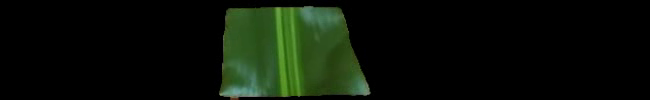
#> input picture frame 57 of TestImages/leaf_output.mp4, 650 x 100 px
$ python TemplateTracker.py
#> lines starting #> are read from the running program, lines starting #| are printed output that depends on the picture; after the words box and inside, x2 and y2 are one past the last pixel; in counts of white or black regions, pixels touching at a corner belong together
import os
import shutil
import cv2
import numpy as np


class Template:
    def __init__(self, band, bbox):
        self.band = band
        self.bbox = bbox

class TemplateTracker:
    def __init__(self, move_threshold, output_path, frame_select=1, template_refresh=10, contour_threshold=10, band_height=20):
        self.move_threshold = move_threshold
        self.output_path = output_path

        self.frame_select = frame_select
        self.template_refresh = template_refresh

        self.contour_threshold = contour_threshold
        self.band_height = band_height

        self.prev_frame = None
        self.template = None
        self.move_tracker = 0
        self.saved_frames = 0
        self.frame_count = 0

    def crop_leaf(self, frame):
        """
        Crop out the black borders around the leaf using thresholding and contour detection.
        Assumes that the leaf is the largest bright region in the frame.
        Returns the cropped leaf image and its bounding box.
        """
        gray = cv2.cvtColor(frame, cv2.COLOR_BGR2GRAY)
        _, mask = cv2.threshold(gray, self.contour_threshold, 255, cv2.THRESH_BINARY)
        contours, _ = cv2.findContours(mask, cv2.RETR_EXTERNAL, cv2.CHAIN_APPROX_SIMPLE)
        if not contours:
            return gray, (0, 0, frame.shape[1], frame.shape[0]), False
        largest = max(contours, key=cv2.contourArea)
        x, y, w, h = cv2.boundingRect(largest)
        return gray[y:y+h, x:x+w], (x, y, w, h), True

    def extract_template_band(self, template):
        h, w = template.shape
        if h > self.band_height:
            start_y = (h//2) - (self.band_height // 2)
            end_y = (h//2) + (self.band_height // 2)
            template_band = template[start_y:end_y, :]
            return template_band, start_y
        else:
            return template, 0

    def detect_template(self, frame):
        cropped_leaf, cropped_bbox, leaf_found = self.crop_leaf(frame)
        #if leaf_found:
        template_band, band_start_y = self.extract_template_band(cropped_leaf)

        template_bbox = list(cropped_bbox)
        template_bbox[1] = cropped_bbox[1] + band_start_y
        template_bbox[3] = self.band_height

        cv2.imshow('Cropped', cropped_leaf)
        cv2.moveWindow('Cropped', 1000, 0)
        cv2.imshow('Template', template_band)
        cv2.moveWindow('Template', 1000, 500)

        self.template = Template(template_band, template_bbox)
        #else:
        #    self.template = None

    def pad_frame(self, frame, target_w):
        h, w = frame.shape
        new_h = max(self.band_height, h)
        new_w = max(target_w, w)
        padded = np.zeros((new_h, new_w), dtype=np.uint8)
        padded[:h, :w] = frame
        return padded

    def track_displacement(self, frame):
        if self.template is None:
            self.detect_template(frame)
            self.prev_frame = frame
            return False

        test_frame = frame.copy()

        # Check if the frame is completely black, and ignore it
        if np.all(frame == 0):
            print("⚠️ Black frame detected! Ignoring and not saving.")
            return False

        print(f"== Processing Frame {self.frame_count} ==")
        if self.frame_count % self.frame_select == 0:
            template_w = self.template.bbox[2]

            cropped_frame, cropped_bbox, leaf_found = self.crop_leaf(frame)
            #if leaf_found:
            padded_frame = self.pad_frame(cropped_frame, template_w)

            # Template matching
            result = cv2.matchTemplate(padded_frame, self.template.band, cv2.TM_CCORR_NORMED)
            _, max_val, _, max_loc = cv2.minMaxLoc(result)

            displacement = abs(cropped_bbox[1] + max_loc[1] - self.template.bbox[1])
            self.move_tracker += displacement

            print(f"📏 Displacement: {displacement:.2f} pixels")
            print(f"Total Displacement: {self.move_tracker:.2f} pixels")
            print(f"Next Threshold: {self.move_threshold * self.saved_frames} pixels")

            if self.move_tracker >= (self.move_threshold * self.saved_frames):
                print(f"🆕 New Leaf Segment Detected! Saving frame {self.saved_frames}...")
                frame_path = os.path.join(self.output_path, f"leaf_segment_{self.saved_frames}.png")
                cv2.imwrite(frame_path, frame)
                self.saved_frames += 1

            cv2.line(test_frame, (0, int(max_loc[1])), (frame.shape[1], int(max_loc[1])), (255, 0, 0), 2)  # Blue line
            cv2.line(test_frame, (0, int(self.template.bbox[1])), (frame.shape[1], int(self.template.bbox[1])), (0, 0, 255), 2)  # Red line
            cv2.imshow('Leaf Tracking', test_frame)
            cv2.waitKey(1)  # Add this line to update the display continuously

            self.template.bbox[1] = cropped_bbox[1] + max_loc[1]

        self.frame_count += 1
        if self.frame_count % self.template_refresh == 0:
            print("🔄 Refreshing template before computing displacement.")
            self.detect_template(frame)

        self.prev_frame = frame

def process_video(video_path, output_path="LeafSegments/"):
    """
    Processes a video frame by frame to detect and extract leaf area.
    If output_path is provided, saves the processed frames as a video.
    """
#> called with output_path = 'LeafSegments/demonstration5'

    tempTracker = TemplateTracker(100, output_path, frame_select = 1, template_refresh=1)

    cap = cv2.VideoCapture(video_path)

    # Debug: Check if video opened
    if not cap.isOpened():
        print(f"Error: Could not open video {video_path}")
        return

    while cap.isOpened():
        ret, frame = cap.read()
#> frame is the input picture: shape (100, 650, 3); mean B, G, R 7.2, 17.1, 10

        # Stop when the video ends
        if not ret:
            break

        tempTracker.track_displacement(frame)
#> in crop_leaf, `gray = cv2.cvtColor(frame, cv2.COLOR_BGR2GRAY)`:
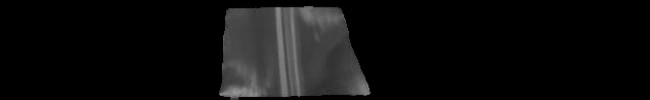
#> gray: shape (100, 650); min 0, max 147, mean 13.9
#> in crop_leaf, `_, mask = cv2.threshold(gray, self.contour_threshold, 255, cv2.THRESH_..`:
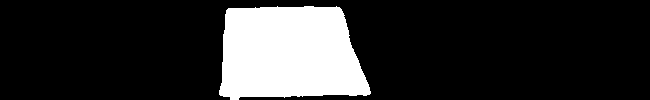
#> mask: shape (100, 650); 18.2% white; 1 white region
#> in crop_leaf, `contours, _ = cv2.findContours(mask, cv2.RETR_EXTERNAL, cv2.CHAIN_APPR..`: contours = 1 contour; box (x1, y1, x2, y2) and area: (219, 6, 371, 100) 11640
#> in crop_leaf, `largest = max(contours, key=cv2.contourArea)`: largest = contour of 128 points, box (x1, y1, x2, y2) (219, 6, 371, 100), area 11640
#> in crop_leaf, `x, y, w, h = cv2.boundingRect(largest)`: x = 219; y = 6; w = 152; h = 94
#> in detect_template, `cropped_leaf, cropped_bbox, leaf_found = self.crop_leaf(frame)`:
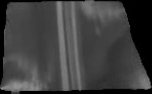
#> cropped_leaf: shape (94, 152); min 0, max 147, mean 63
#> in detect_template, `cropped_leaf, cropped_bbox, leaf_found = self.crop_leaf(frame)`: cropped_bbox = (219, 6, 152, 94); leaf_found = True
#> in extract_template_band, `template_band = template[start_y:end_y, :]`:
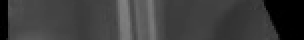
#> template_band: shape (20, 152) (shown 2 times larger); min 0, max 129, mean 61.1
#> in detect_template, `template_band, band_start_y = self.extract_template_band(cropped_leaf)`: band_start_y = 37
#> in detect_template, `template_bbox = list(cropped_bbox)`: template_bbox = [219, 6, 152, 94]
#> in __init__, `self.bbox = bbox`: self.bbox = [219, 43, 152, 20]
        #cv2.waitKey(0)
        #cv2.destroyAllWindows()

        # Press 'q' to stop early
        if cv2.waitKey(1) & 0xFF == ord('q'):
#> (key q is pressed here)
            break

    cap.release()
    cv2.destroyAllWindows()

if __name__ == "__main__":

    video_folder = 'demonstration5'
    video_path = f"TestVideos/{video_folder}/leaf_output.mp4"
    #video_name = os.path.splitext(os.path.basename(video_path))[0]
    output_path = os.path.join("LeafSegments/", video_folder)

    # Remove the folder if it exists
    if os.path.exists(output_path):
        shutil.rmtree(output_path)
    os.makedirs(output_path, exist_ok=True)

    process_video(video_path, output_path)
